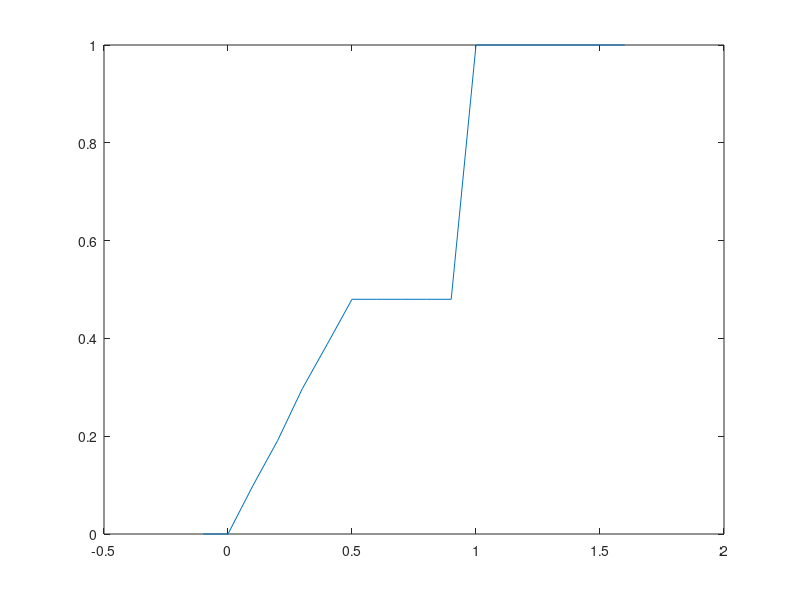

MATLAB code to generate this figure:
U=unifrnd(0,1,2000,1);
for i=1:2000
if(U(i)>0)&&(U(i)<0.5)
Z(i)=U(i);
elseif U(i)==0.5
Z(i)=0.5;
elseif (U(i)>0.5)&&(U(i)<1)
Z(i)=1
endif
endfor
x=-0.1:0.1:1.6
plot(x,empirical_cdf(x,Z))